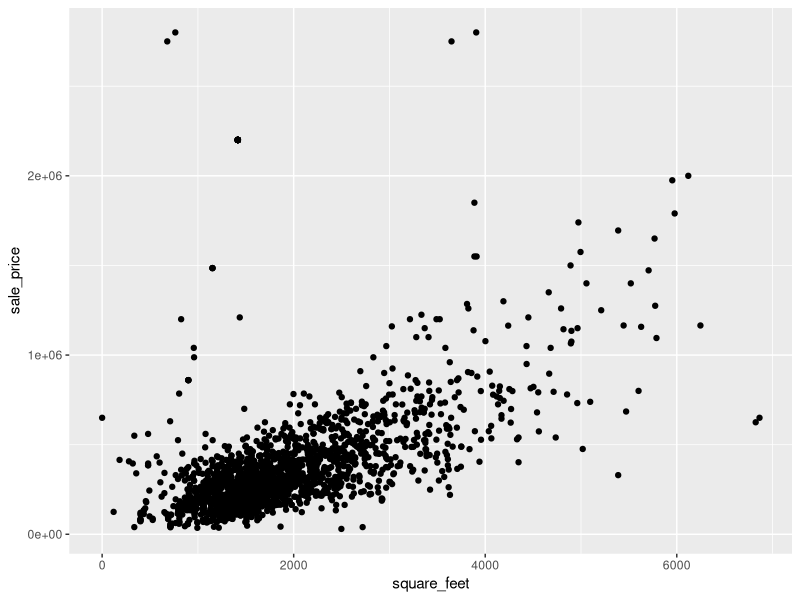
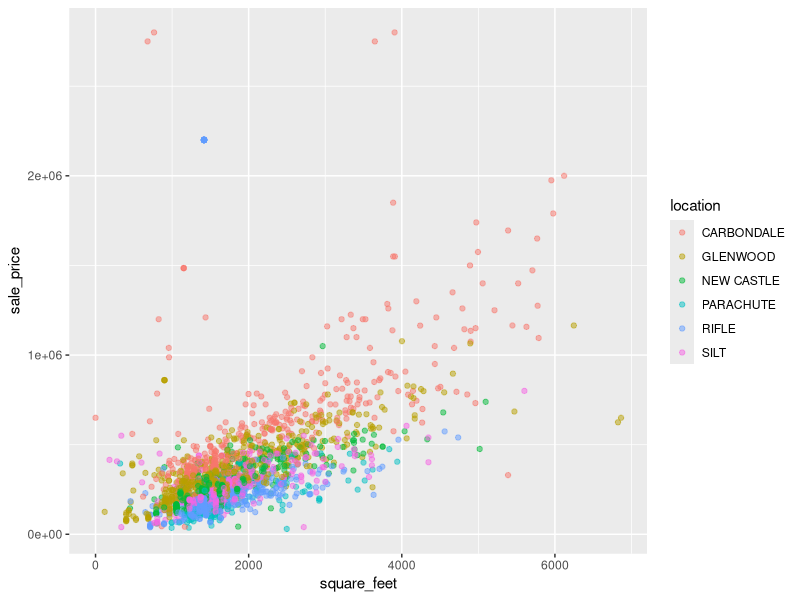
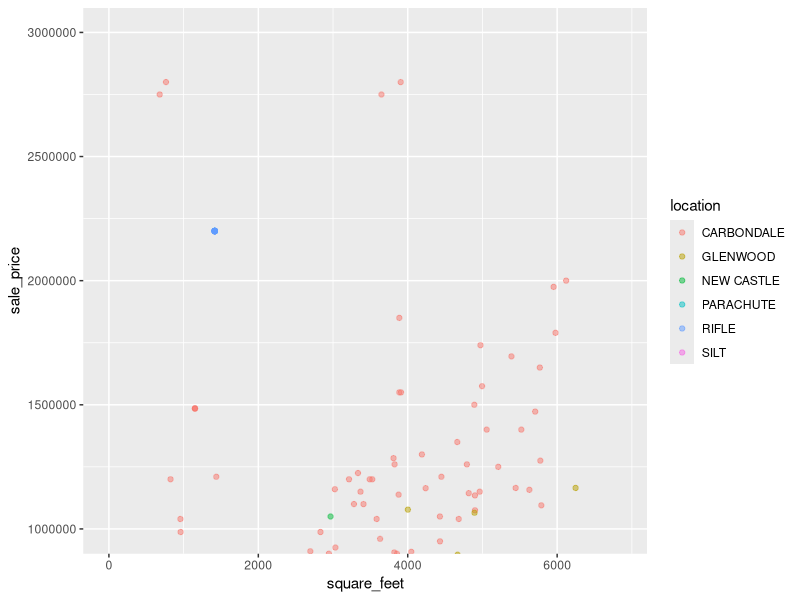
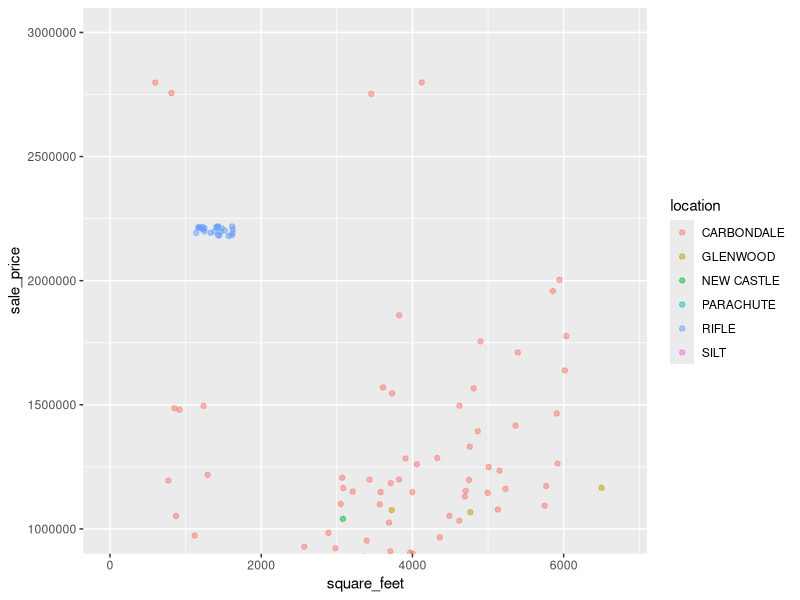
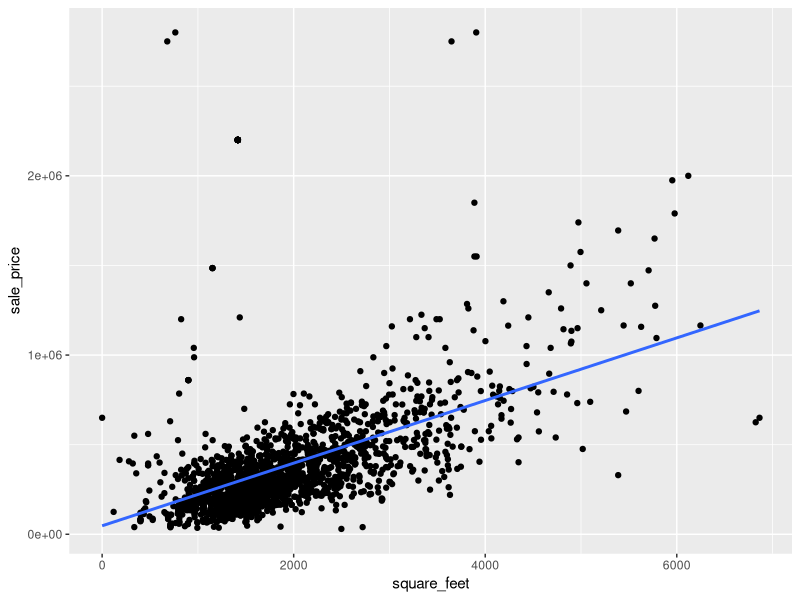
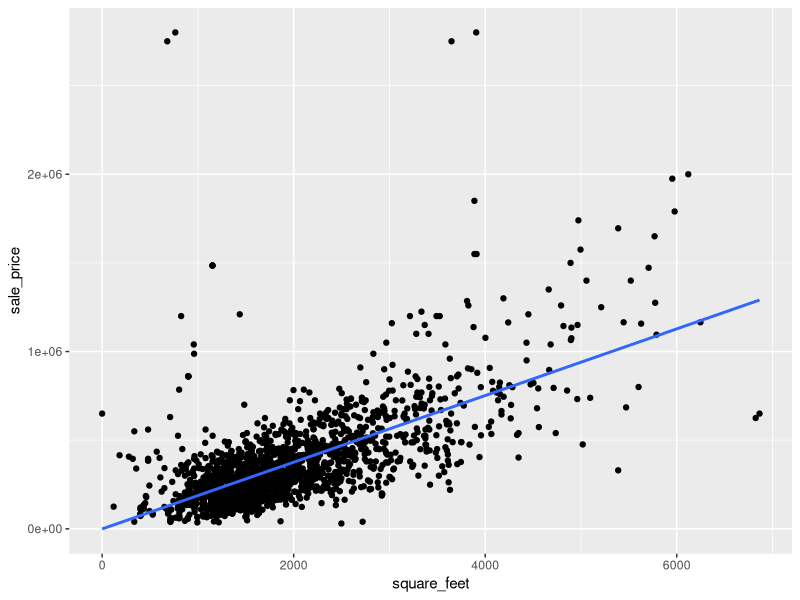
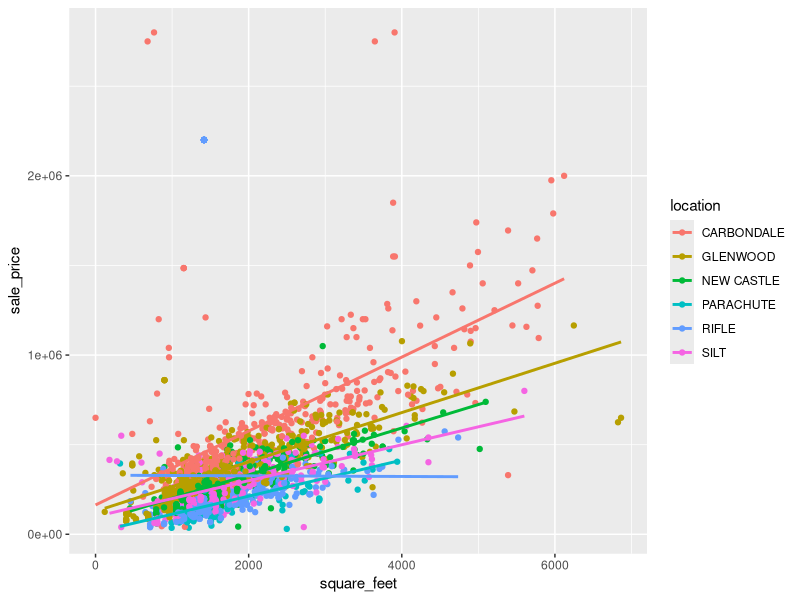
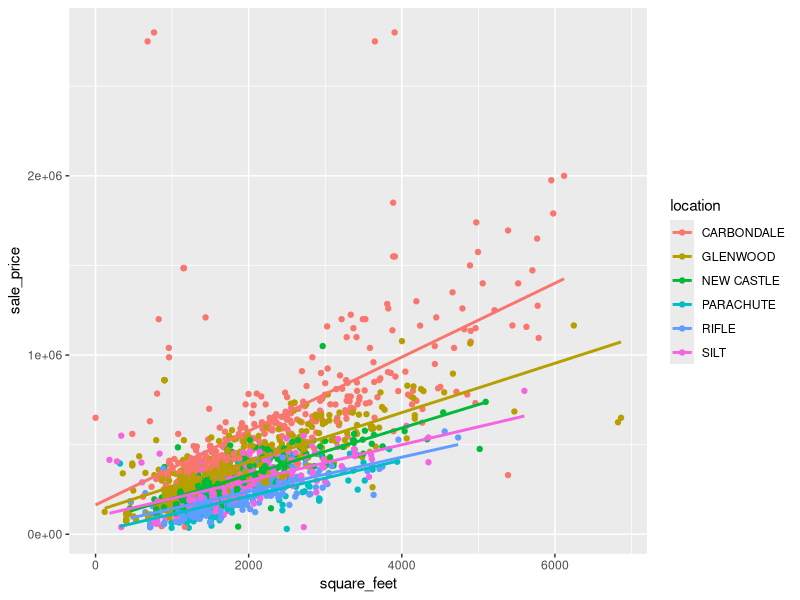

These figures' R source, in order:
## ---- chunk 1
knitr::opts_chunk$set(echo = TRUE, fig.width = 6, fig.height = 3.7)
## ---- chunk 2
# This chunk includes the data processing steps to wrangle and clean the data
library(tidyverse) # For reading-in, wrangling, visualizing the data, and for pipe operator
library(readxl) # Tidyverse package for reading in Excel files
library(magrittr) # For the '%<>%' pipe operator
library(knitr) # For nicely formatted tables

# Read-in townhomes and condo sales data
townhomes <- read_xlsx("2017-comparable-sales-condos-townhomes.xlsx") 

# Read-in single family home sales data
single_family <- read_xlsx("2017-comparable-sales-single-family.xlsx") 

# Check column names and formats
glimpse(townhomes) 
glimpse(single_family)
# 'sale_price' column was coerced to numeric and special characters '$' and ',' removed

# Replace spaces in column names with underscores ('_') and make names lowercase
# the package 'magrittr' is used for the pipe operator, this is loaded with the 'tidyverse' library
colnames(townhomes) %<>% str_replace_all("\\s", "_") %<>% tolower() 
colnames(single_family) %<>% str_replace_all("\\s", "_") %<>% tolower()

# Rename column "actual_year_built" as "year_built" for consistency between datasets
townhomes <- townhomes %>% 
  rename(year_built = actual_year_built) 

# Add a "classifcation" column to the single_family dataset and set all values to "Single Family"
single_family <- single_family %>% 
  mutate(classification = "Single Family")

# bind_rows() throws an error b/c 'reception' column is numeric in townhomes dataset; convert to character
townhomes$reception <- as.character(townhomes$reception)

# Combine the datasets into one
home_sales <- bind_rows(single_family, townhomes)
glimpse(home_sales)
# No new columns were created during the 'bind_rows()' process, indicating all colums align
# Remove single_family and townhomes dataframes because they are no longer needed
rm(single_family, townhomes)

# unique(home_sales$classification) reveals a "Garage Only" type. Drop this.
home_sales <- home_sales %>% filter(classification != "Garage Only") 

# Rename the column "heated area" to "square_feet" for clarity, though technically not correct
home_sales <- home_sales %>% 
  rename(square_feet = heated_area)
## ---- chunk 3
glimpse(home_sales)
## ---- chunk 4
ggplot(data = home_sales, aes(x = square_feet, y = sale_price)) +
  geom_point()
## ---- chunk 5
ggplot(data = home_sales, aes(x = square_feet, y = sale_price, color = location)) +
  geom_point(alpha = 0.5)
## ---- chunk 6
ggplot(data = home_sales, aes(x = square_feet, y = sale_price, color = location)) +
  geom_point(alpha = 0.5) +
  coord_cartesian(ylim = c(1000000, 3000000))
## ---- chunk 7
ggplot(data = home_sales, aes(x = square_feet, y = sale_price, color = location)) +
  geom_jitter(alpha = 0.5, width = 300, height = 20000) +
  coord_cartesian(ylim = c(1000000, 3000000))
## ---- chunk 8
# High sale price observations
home_sales %>% arrange(desc(sale_price)) %>% select(c("sale_price", "location", "classification", "bedrooms", "square_feet")) %>% head(30)
## ---- chunk 9
# Remove erroneous high sale price observations
home_sales_fix <- home_sales %>% filter(location != "RIFLE" | classification != "Townhome" | sale_price != 2200000)
home_sales_fix %>% filter(location == "RIFLE" & classification == "Townhome") %>% arrange(desc(sale_price)) %>% head(10)
## ---- chunk 10
ggplot(data = home_sales, aes(x = square_feet, y = sale_price)) + 
  geom_point() + 
  geom_smooth(method = "lm", se = FALSE) # Method set to lm for the linear model
## ---- chunk 11
ggplot(data = home_sales_fix, aes(x = square_feet, y = sale_price)) + 
  geom_point() + 
  geom_smooth(method = "lm", se = FALSE) # Method set to lm for the linear model
## ---- chunk 12
ggplot(data = home_sales, aes(x = square_feet, y = sale_price, color = location)) + 
  geom_point() + 
  geom_smooth(method = "lm", se = FALSE) # Method set to lm for the linear model
## ---- chunk 13
ggplot(data = home_sales_fix, aes(x = square_feet, y = sale_price, color = location)) + 
  geom_point() + 
  geom_smooth(method = "lm", se = FALSE) # Method set to lm for the linear model
## ---- chunk 14
ggplot(home_sales, aes(square_feet, sale_price, color = location)) +
  geom_point(alpha = 0.5) +
  geom_smooth(method = "lm", se = FALSE) +
  facet_wrap(~ location)
## ---- chunk 15
ggplot(home_sales_fix, aes(square_feet, sale_price, color = location)) +
  geom_point(alpha = 0.5) +
  geom_smooth(method = "lm", se = FALSE) +
  facet_wrap(~ location)
## ---- chunk 16
# Import seattle rain gauge dataset
seattle_rain <- read_csv("Observed_Monthly_Rain_Gauge_Accumulations_Oct_2002_to_May_2017.csv")
## ---- chunk 17
seattle_rain # Display Monthly Rain Gauge Accumulations for Seattle
## ---- chunk 18
library(tidyr) 
seattle_rain_tall <- seattle_rain %>% 
  gather(RG01:RG20_25, key = rain_gauge, value = precip_inches) 
seattle_rain_tall
## ---- chunk 19
library(tidyr) 
seattle_rain_tall <- seattle_rain %>% 
  gather(key = rain_gauge, value = precip_inches, -Date) # Same result as before!
seattle_rain_tall 
